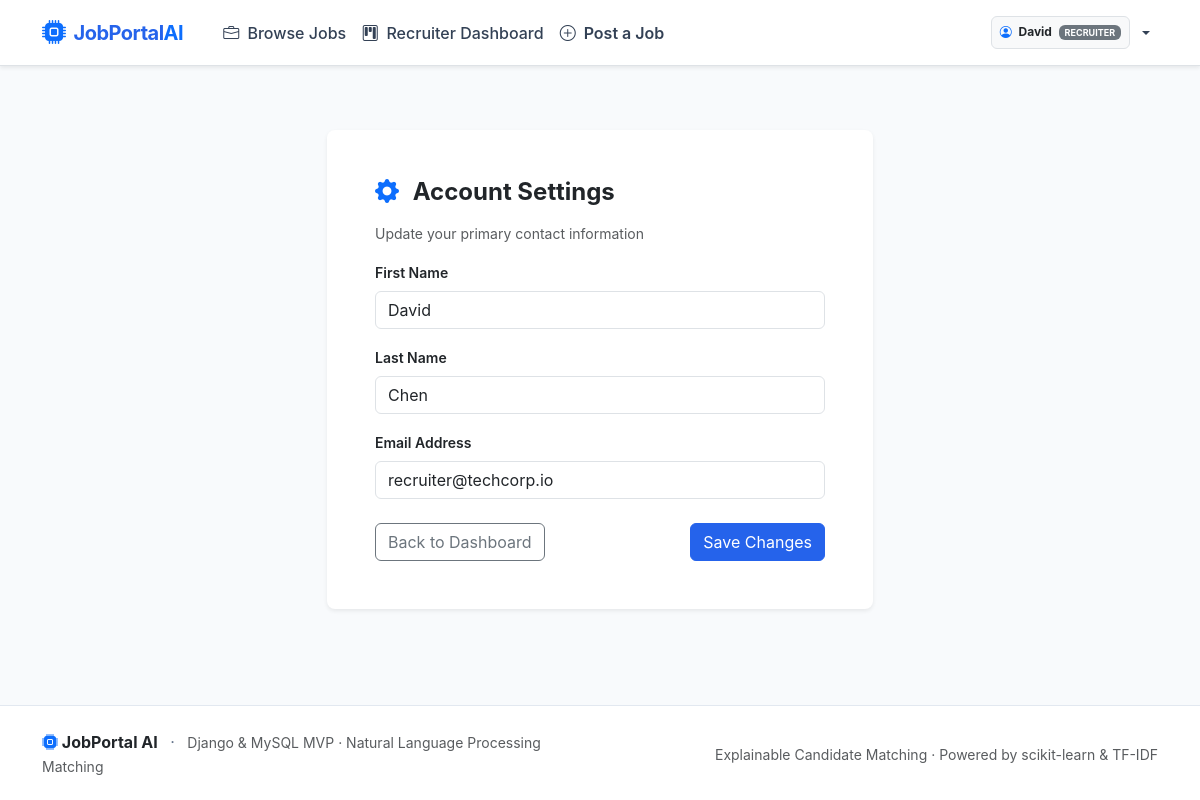
Page /accounts/settings/ (signed in) on the committed database.
### accounts/models.py (models this page shows, shortened)
class User(AbstractUser):
    ROLE_CHOICES = (
        ('candidate', 'Job Seeker'),
        ('recruiter', 'Recruiter'),
        ('admin', 'Administrator'),
    )
    role = models.CharField(max_length=20, choices=ROLE_CHOICES, default='candidate')
    @property
    def is_candidate(self):
        return self.role == 'candidate'
    @property
    def is_recruiter(self):
        return self.role == 'recruiter'

### accounts/views.py (the view)
# urls.py: path('settings/', views.profile_settings, name='profile_settings'),
@login_required
def profile_settings(request):
    if request.method == 'POST':
        form = UserUpdateForm(request.POST, instance=request.user)
        if form.is_valid():
            form.save()
            messages.success(request, "Account settings updated successfully.")
            return redirect('profile_settings')
    else:
        form = UserUpdateForm(instance=request.user)
    return render(request, 'accounts/profile_settings.html', {'form': form})

### accounts/forms.py
class UserUpdateForm(forms.ModelForm):
    class Meta:
        model = User
        fields = ('first_name', 'last_name', 'email')
        widgets = {
            'first_name': forms.TextInput(attrs={'class': 'form-control'}),
            'last_name': forms.TextInput(attrs={'class': 'form-control'}),
            'email': forms.EmailInput(attrs={'class': 'form-control'}),
        }

### templates/accounts/profile_settings.html (shortened to what this page needs)
{% extends 'base.html' %}
{% block content %}
<div class="container py-5">
    <div class="row justify-content-center">
        <div class="col-md-6">
            <div class="card shadow-sm border-0 rounded-3">
                <div class="card-body p-4 p-md-5">
                    <h4 class="fw-bold mb-3"><i class="bi bi-gear-fill text-primary me-2"></i> Account Settings</h4>
                    <p class="text-muted small">Update your primary contact information</p>
                    <form method="post">
                        <div class="mb-3">
                            <label class="form-label small fw-semibold">First Name</label>
                            {{ form.first_name }}
                        </div>
                        <div class="mb-3">
                            <label class="form-label small fw-semibold">Last Name</label>
                            {{ form.last_name }}
                        </div>
                        <div class="mb-3">
                            <label class="form-label small fw-semibold">Email Address</label>
                            {{ form.email }}
                        </div>
                        <div class="d-flex justify-content-between align-items-center mt-4">
                            <a href="{% url 'dashboard_redirect' %}" class="btn btn-outline-secondary">Back to Dashboard</a>
                            <button type="submit" class="btn btn-primary">Save Changes</button>
                        </div>
                    </form>
                </div>
            </div>
        </div>
    </div>
</div>
{% endblock %}

### templates/base.html (shortened to what this page needs)
{% load static %}
<!DOCTYPE html>
<html lang="en">
<head>
    <link href="https://cdn.jsdelivr.net/npm/bootstrap@5.3.3/dist/css/bootstrap.min.css" rel="stylesheet">
    <link href="https://cdn.jsdelivr.net/npm/bootstrap-icons@1.11.3/font/bootstrap-icons.min.css" rel="stylesheet">
    <link href="{% static 'css/custom.css' %}" rel="stylesheet">
</head>
<body>
    <nav class="navbar navbar-expand-lg navbar-light bg-white border-bottom sticky-top shadow-sm py-2">
        <div class="container">
            <a class="navbar-brand d-flex align-items-center gap-2" href="{% url 'home' %}">
                <i class="bi bi-cpu-fill text-primary fs-4"></i>
                <span class="fw-bold">JobPortal<span class="text-primary">AI</span></span>
            </a>
            <div class="collapse navbar-collapse" id="navbarContent">
                <ul class="navbar-nav me-auto mb-2 mb-lg-0 ms-lg-3">
                    <li class="nav-item">
                        <a class="nav-link" href="{% url 'job_list' %}">
                            <i class="bi bi-briefcase me-1"></i> Browse Jobs
                        </a>
                    </li>
                    {% if user.is_authenticated and user.is_candidate %}
                        <li class="nav-item">
                            <a class="nav-link" href="{% url 'candidate_dashboard' %}">
                                <i class="bi bi-speedometer2 me-1"></i> Candidate Dashboard
                            </a>
                        </li>
                        <li class="nav-item">
                            <a class="nav-link" href="{% url 'recommendations_list' %}">
                                <i class="bi bi-stars text-warning me-1"></i> AI Recommendations
                            </a>
                        </li>
                        <li class="nav-item">
                            <a class="nav-link" href="{% url 'my_applications' %}">
                                <i class="bi bi-send-check me-1"></i> My Applications
                            </a>
                        </li>
                    {% elif user.is_authenticated and user.is_recruiter %}
                        <li class="nav-item">
                            <a class="nav-link" href="{% url 'recruiter_dashboard' %}">
                                <i class="bi bi-kanban me-1"></i> Recruiter Dashboard
                            </a>
                        </li>
                        <li class="nav-item">
                            <a class="nav-link text-primary fw-semibold" href="{% url 'job_create' %}">
                                <i class="bi bi-plus-circle me-1"></i> Post a Job
                            </a>
                        </li>
                    {% endif %}
                </ul>
                <ul class="navbar-nav ms-auto align-items-center gap-2">
                    {% if user.is_authenticated %}
                        <li class="nav-item dropdown">
                            <a class="nav-link dropdown-toggle d-flex align-items-center gap-2" href="#" id="userMenu" role="button" data-bs-toggle="dropdown" aria-expanded="false">
                                <span class="badge bg-light text-dark border p-2">
                                    <i class="bi bi-person-circle text-primary me-1"></i>
                                    {{ user.first_name|default:user.username }}
                                    <span class="badge bg-secondary ms-1 text-uppercase">{{ user.role }}</span>
                                </span>
                            </a>
                        </li>
                    {% endif %}
                </ul>
            </div>
        </div>
    </nav>
    <main>
        {% block content %}{% endblock %}
    </main>
    <footer class="py-4 mt-5">
        <div class="container">
            <div class="row align-items-center">
                <div class="col-md-6 text-center text-md-start mb-2 mb-md-0">
                    <span class="fw-bold text-dark"><i class="bi bi-cpu-fill text-primary"></i> JobPortal AI</span>
                    <span class="mx-2">·</span>
                    <small class="text-muted">Django & MySQL MVP · Natural Language Processing Matching</small>
                </div>
                <div class="col-md-6 text-center text-md-end">
                    <small class="text-muted">
                        Explainable Candidate Matching &middot; Powered by scikit-learn & TF-IDF
                    </small>
                </div>
            </div>
        </div>
    </footer>
</body>
</html>

### static/css/custom.css (style rules this page uses)
:root { --primary-color: #2563eb; --primary-hover: #1d4ed8; --secondary-color: #475569; --bg-light: #f8fafc; --card-border: #e2e8f0; --text-main: #0f172a; --text-muted: #64748b; }
body { background-color: var(--bg-light); color: var(--text-main); font-family: -apple-system, BlinkMacSystemFont, "Segoe UI", Roboto, "Helvetica Neue", Arial, sans-serif; min-height: 100vh; display: flex; flex-direction: column; }
main { flex: 1; }
.navbar-brand { font-weight: 700; letter-spacing: -0.5px; color: var(--primary-color) !important; }
.nav-link { font-weight: 500; color: #334155 !important; transition: color 0.15s ease-in-out; }
.btn-primary { background-color: var(--primary-color); border-color: var(--primary-color); }
footer { background-color: #ffffff; border-top: 1px solid var(--card-border); color: var(--text-muted); }

### rows in the picture
User: first_name "David", role "RECRUITER", last_name "Chen", email "recruiter@techcorp.io"
